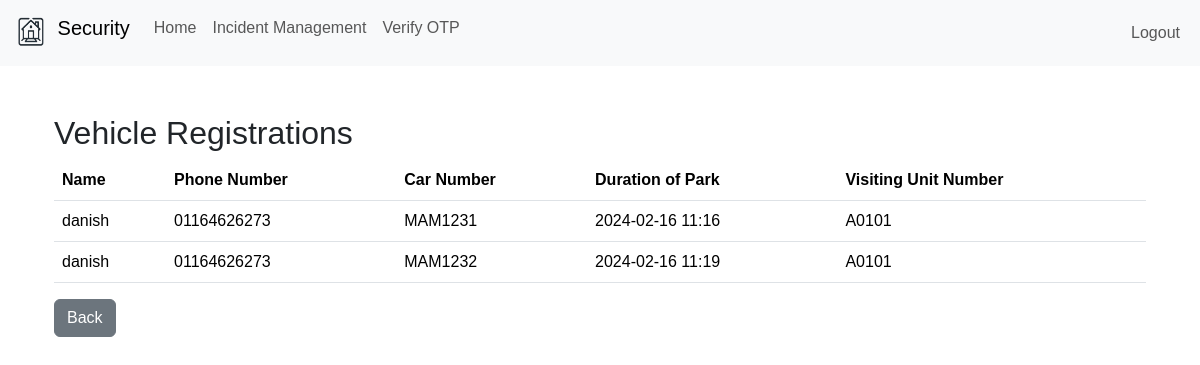
The page /security_vehicle (signed in) on the database as committed earlier.
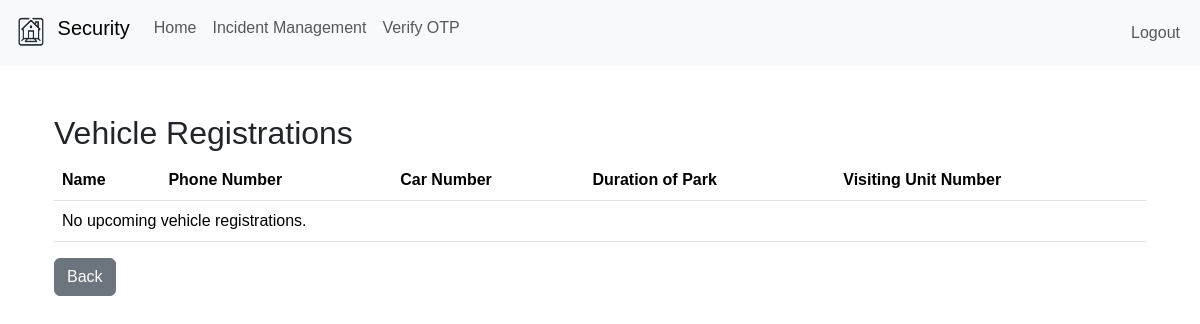
The same page on the database as committed later.
### website/models.py (models this page shows)
class VehicleRegistration(db.Model):
    id = db.Column(db.Integer, primary_key=True)
    name = db.Column(db.String(100))
    phone_number = db.Column(db.String(22))
    car_number = db.Column(db.String(20))
    duration_of_park = db.Column(db.DateTime)
    unit = db.Column(db.String(5), db.ForeignKey('registered_unit.unit'))
    registration_date = db.Column(db.DateTime, server_default=db.func.current_timestamp())

### website/views.py (the view)
@views.route('/security_vehicle')
@role_required('security')
@login_required
def security_vehicle():
    current_time = datetime.utcnow()
    vehicle_registrations = VehicleRegistration.query.filter(
        VehicleRegistration.duration_of_park > current_time
    ).all()
    return render_template("security_vehicle.html", vehicle_registrations=vehicle_registrations, user=current_user)

### website/templates/security_vehicle.html (shortened to what this page needs)
{% extends "security_base.html" %}
{% block content %}
<div class="container mt-5">
    <h2>Vehicle Registrations</h2>
    <table class="table">
        <thead>
            <tr>
                <th>Name</th>
                <th>Phone Number</th>
                <th>Car Number</th>
                <th>Duration of Park</th>
                <th>Visiting Unit Number</th>
            </tr>
        </thead>
        <tbody>
            {% for vehicle in vehicle_registrations %}
            <tr>
                <td>{{ vehicle.name }}</td>
                <td>{{ vehicle.phone_number }}</td>
                <td>{{ vehicle.car_number }}</td>
                <td>{{ vehicle.duration_of_park.strftime('%Y-%m-%d %H:%M') }}</td>
                <td>{{ vehicle.unit }}</td>
            </tr>
            {% else %}
            <tr>
                <td colspan="5">No upcoming vehicle registrations.</td>
            </tr>
            {% endfor %}
        </tbody>
    </table>
    <div class="back-button-container">
        <a href="{{ url_for('views.security_page') }}" class="btn btn-secondary">Back</a>
    </div>
</div>
{% endblock %}

### website/templates/security_base.html (shortened to what this page needs)
<!DOCTYPE html>
<html lang="en">
<head>
    <link rel="stylesheet" href="{{ url_for('static', filename='css/main.css') }}">
    <link rel="stylesheet" href="../static/css/main.css">
</head>
<body>
    <nav class="navbar navbar-expand-lg navbar-light bg-light d-flex justify-content-between align-items-center">
        <div class="collapse navbar-collapse container-fluid" id="navbarText">
            <ul class="navbar-nav mr-auto">
                <a class="navbar-brand" href="/security_page">
                    <img src="{{ url_for('static', filename='img/logo.png') }}" width="40" height="40" class="d-inline-block align-top">
                Security</a>
                <li class="nav-item">
                    <a class="nav-link {% block homeActive %}{% endblock %}" href="/security_page">Home</a>
                </li>
                <li class="nav-item">
                    <a class="nav-link {% block mhActive %}{% endblock %}" href="/security_incident">Incident Management</a>
                </li>
                <li class="nav-item">
                    <a class="nav-link" href="/verify_otp">Verify OTP</a>
                </li>
            </ul>
            <ul class="navbar-nav mr-auto d-flex">
                <li class="nav-item">
                    <a class="nav-link {% block profileActive %}{% endblock %}" href="/logout">Logout</a>
                </li>
            </ul>
        </div>
    </nav>
    <div class="container">{% block content %} {% endblock %}</div>
</body>
</html>

Rows that differ between the two databases and show on the page:
removed VehicleRegistration: name "danish", phone_number "01164626273", car_number "MAM1231", duration_of_park "2024-02-16 11:16", unit "A0101"
removed VehicleRegistration: name "danish", phone_number "01164626273", car_number "MAM1232", duration_of_park "2024-02-16 11:19", unit "A0101"
Other text that changed with them:
text now shown: "No upcoming vehicle registrations."
